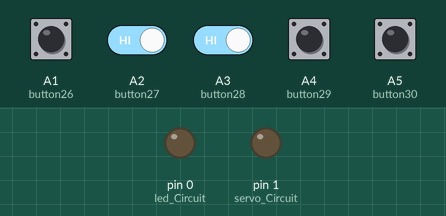
Simulated run of this sketch. Board: Arduino Uno, built with avr-gcc and run on an emulated ATmega328P. Parts: output pins drawn as LEDs (lit = HIGH). The inputs (shaded band) are chosen by the test bench; at power-on: A1 (button26), A2 (button27), A3 (button28), A4 (button29), A5 (button30) HIGH. Pins used as bus, display or sensor lines are not drawn.

Above: at 1.2 s.
1.3 s: A2 (button27) driven LOW and A3 (button28) driven LOW
At 2.5 s:
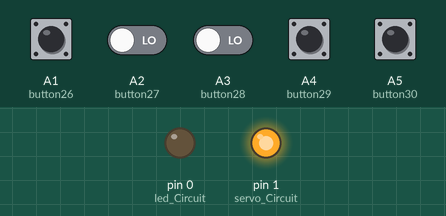
2.8 s: A2 (button27) driven HIGH
At 3.6 s:
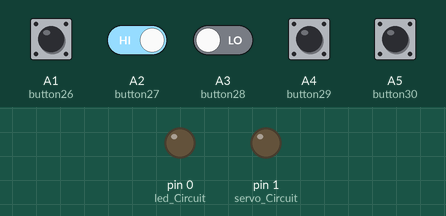
4.3 s: A2 (button27) driven LOW
At 4.7 s:
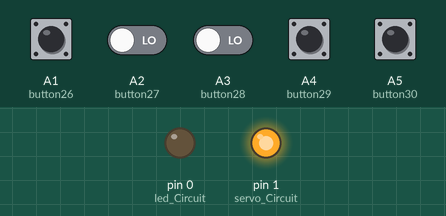
Timing chart, 0 to 7.3 s (numbered marks = the images above; inputs shaded):
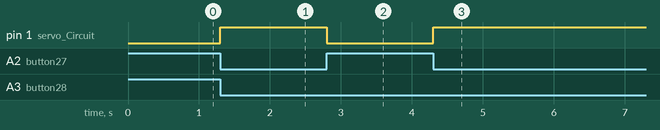

The sketch:

row_6_pullup.ino
```cpp
//ARDUINO ROW 6
//ONLY OUTPUTSs

//list of Digital Pins for soft buttons
int button26 = A1;
int button27 = A2;
int button28 = A3;
int button29 = A4;
int button30 = A5;

//keeping track of what state the buttons are in
int button26Reading;
int button27Reading;
int button28Reading;
int button29Reading;
int button30Reading;

//Challenge pins
int led_Circuit = 0;
int servo_Circuit = 1;
int dc_1_Circuit = 2;
int dc_2_Circuit = 3;

void setup() {
  pinMode(button26, INPUT_PULLUP);
  pinMode(button27, INPUT_PULLUP);
  pinMode(button28, INPUT_PULLUP);
  pinMode(button29, INPUT_PULLUP);
  pinMode(button30, INPUT_PULLUP);

  pinMode(led_Circuit, OUTPUT);
  pinMode(servo_Circuit, OUTPUT);
  pinMode(dc_1_Circuit, OUTPUT);
  pinMode(dc_2_Circuit, OUTPUT);

}

void loop() {
  button26Reading = digitalRead(button26);
  button27Reading = digitalRead(button27);
  button28Reading = digitalRead(button28);
  button29Reading = digitalRead(button29);
  button30Reading = digitalRead(button30);

  //LED Circuit NA

  //Servo Circuit
  if (button27Reading == 0 && button28Reading == 0) {
    digitalWrite(servo_Circuit, HIGH);
  }
  else {
    digitalWrite(servo_Circuit, LOW);
  }

  //DC 1 Circuit
  if (button27Reading == 0 && button28Reading == 0) {
    digitalWrite(dc_1_Circuit, HIGH);
  }
  else {
    digitalWrite(dc_1_Circuit, LOW);
  }


  //DC 2 Circuit
  if (button27Reading == 0 && button28Reading == 0) {
    digitalWrite(dc_2_Circuit, HIGH);
  }
  else {
    digitalWrite(dc_2_Circuit, LOW);
  }

}
```

Measured:
- after the input at 1.3 s, pin 1 (servo_Circuit): LOW → HIGH at once
- after the input at 2.8 s, pin 1 (servo_Circuit): HIGH → LOW at once
- after the input at 4.3 s, pin 1 (servo_Circuit): LOW → HIGH at once
